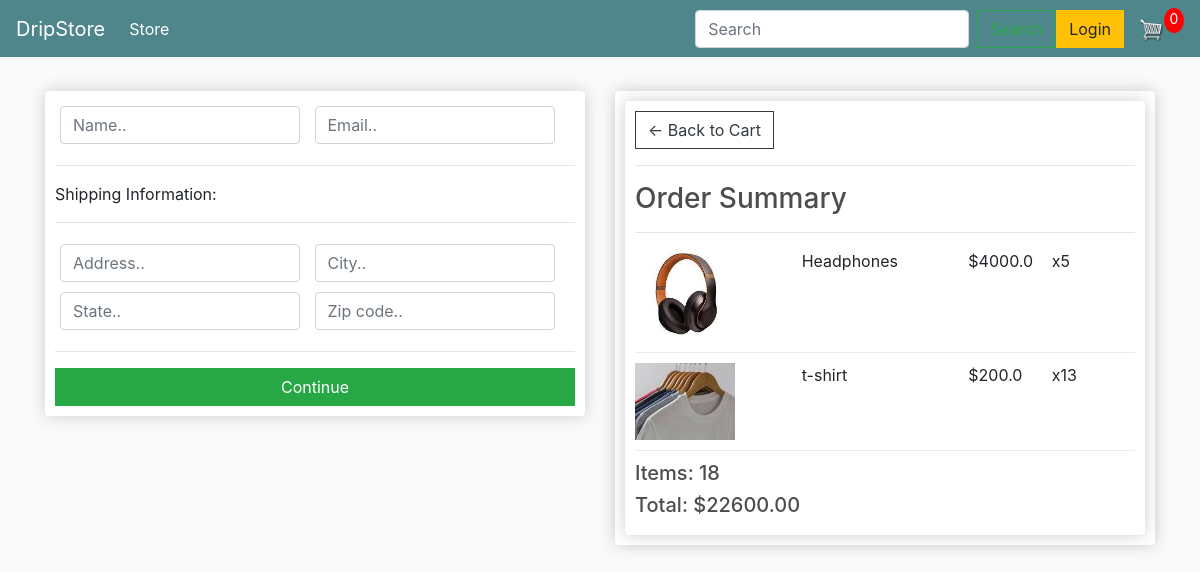
Screenshot of /checkout/ (signed in) with the database file from the repository.
### store/models.py (models this page shows, shortened)
class OrderItem(models.Model):
    product  = models.ForeignKey(Product,on_delete=models.SET_NULL,null=True,blank=True)
    order  = models.ForeignKey(Order,on_delete=models.SET_NULL,null=True,blank=True)
    quantity = models.PositiveIntegerField(default=True, null=True, blank=True)
    date_added = models.DateTimeField(auto_now_add=True)
    @property
    def get_total(self):
        total = self.product.price * self.quantity
        return total

class Product(models.Model):
    name = models.CharField(max_length=150)
    description = models.TextField(max_length=100)
    price = models.FloatField()
    image  = models.ImageField(null=True, blank=True)
    digital =  models.BooleanField(default=False, null=True, blank=False)
    @property
    def imageURL(self):
        try:
            ulr=self.image.url
        except:
            ulr=''
        return ulr

class Order(models.Model):
    customer  = models.ForeignKey(Customer,on_delete=models.SET_NULL,null=True,blank=True)
    date_ordered = models.DateTimeField(auto_now_add=True)
    complete = models.BooleanField(default=False, null=True, blank=False)
    transaction_id = models.CharField(max_length=150)
    @property
    def get_cart_total(self):
        orderitems = self.orderitem_set.all()
        total = sum([item.get_total for item in orderitems])
        return total
    @property
    def get_cart_items(self):
        orderitems = self.orderitem_set.all()
        total = sum([item.quantity for item in orderitems])
        return total

### store/views.py (the view)
# urls.py: path('checkout/', views.checkout, name="checkout"),
def checkout(request):
     if request.user.is_authenticated:
        customer = request.user.customer
        order, created = Order.objects.get_or_create(customer=customer, complete=False)
        items = order.orderitem_set.all()
     else:
        items=[]
        order={'get_cart_items':0, 'get_cart_total':0}
     context={'items':items,'order':order}
     return render(request, 'store/checkout.html', context)

### store/Templates/store/checkout.html (shortened to what this page needs)
{% extends 'store/main.html' %}
{% load static %}
{% block content %}
<div class="row">
	<div class="col-lg-6">
		<div class="box-element" id="form-wrapper">
               <form id="form">
                    <div id="user-info">
                         <div class="form-field">
                              <input required class="form-control" type="text" name="name" placeholder="Name..">
                         </div>
                         <div class="form-field">
                              <input required class="form-control" type="email" name="email" placeholder="Email..">
                         </div>
                    </div>
                    <div id="shipping-info">
                         <hr>
                         <p>Shipping Information:</p>
                         <hr>
                         <div class="form-field">
                              <input class="form-control" type="text" name="address" placeholder="Address..">
                         </div>
                         <div class="form-field">
                              <input class="form-control" type="text" name="city" placeholder="City..">
                         </div>
                         <div class="form-field">
                              <input class="form-control" type="text" name="state" placeholder="State..">
                         </div>
                         <div class="form-field">
                              <input class="form-control" type="text" name="zipcode" placeholder="Zip code..">
                         </div>
                    </div>
                    <hr>
                    <input id="form-button" class="btn btn-success btn-block" type="submit" value="Continue">
               </form>
		</div>
          <br>
	</div>
	<div class="col-lg-6">
		<div class="box-element">
               <div class="box-element">
                    <a  class="btn btn-outline-dark" href="{% url 'cart' %}">&#x2190; Back to Cart</a>
                    <hr>
                    <h3>Order Summary</h3>
                    <hr>
                    {% for item in items %}
                    <div class="cart-row">
                         <div style="flex:2"><img class="row-image" src="{{item.product.imageURL}}"></div>
                         <div style="flex:2"><p>{{item.product.name}}</p></div>
                         <div style="flex:1"><p>${{item.product.price}}</p></div>
                         <div style="flex:1"><p>x{{item.quantity}}</p></div>
                    </div>
                    {% endfor %}
                    <h5>Items:   {{order.get_cart_items}}</h5>
                    <h5>Total:   ${{order.get_cart_total|floatformat:2}}</h5>
               </div>
		</div>
	</div>
</div>
{% endblock content %}

### static/css/main.css (style rules this page uses)
body { background-color: hsl(0, 0%, 98%); }
h1,h2,h3,h4,h5,h6 { color:hsl(0, 0%, 30%); }
.box-element { box-shadow:hsl(0, 0%, 80%) 0 0 16px; background-color: #fff; border-radius: 4px; padding: 10px; }
.col-lg-4, .col-lg-6, .col-lg-8, .col-lg-12 { margin-top: 10px; }
.btn { border-radius: 0; }
.row-image { width: 100px; }
.form-field { width:250px; display: inline-block; padding: 5px; }
.cart-row { display: flex; align-items: flex-stretch; padding-bottom: 10px; margin-bottom: 10px; border-bottom: 1px solid #ececec; }

### rows the page displays
OrderItem: product.imageURL (picture), product.name "Headphones", product.price "4000.0", quantity "5"
OrderItem: product.imageURL (picture), product.name "t-shirt", product.price "200.0", quantity "13"
Order: get_cart_items "18", get_cart_total "22600.00"
